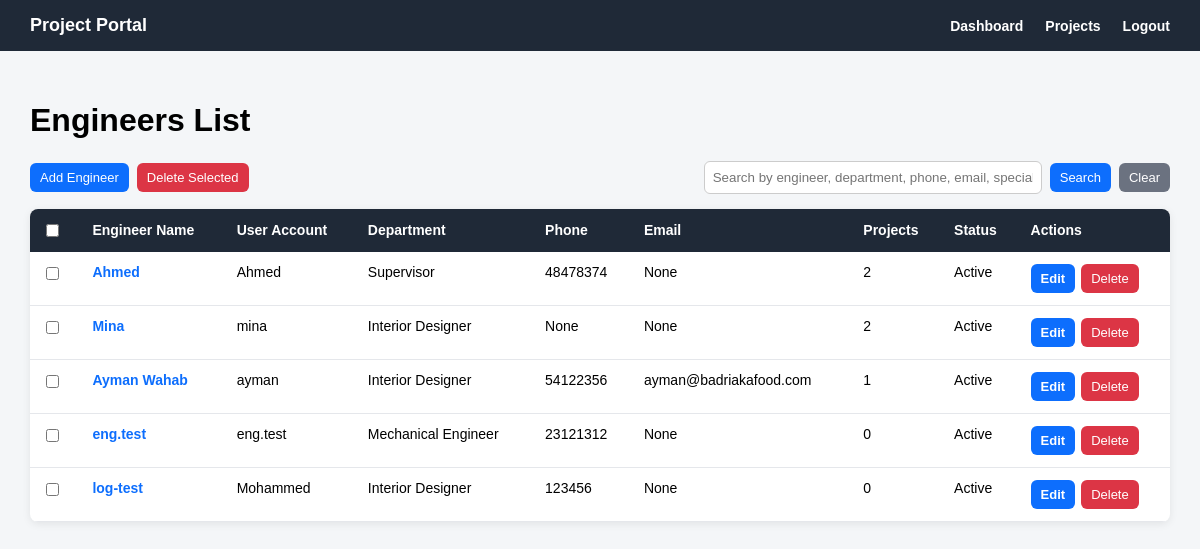
Page /engineers/ (signed in) on the earlier database version.
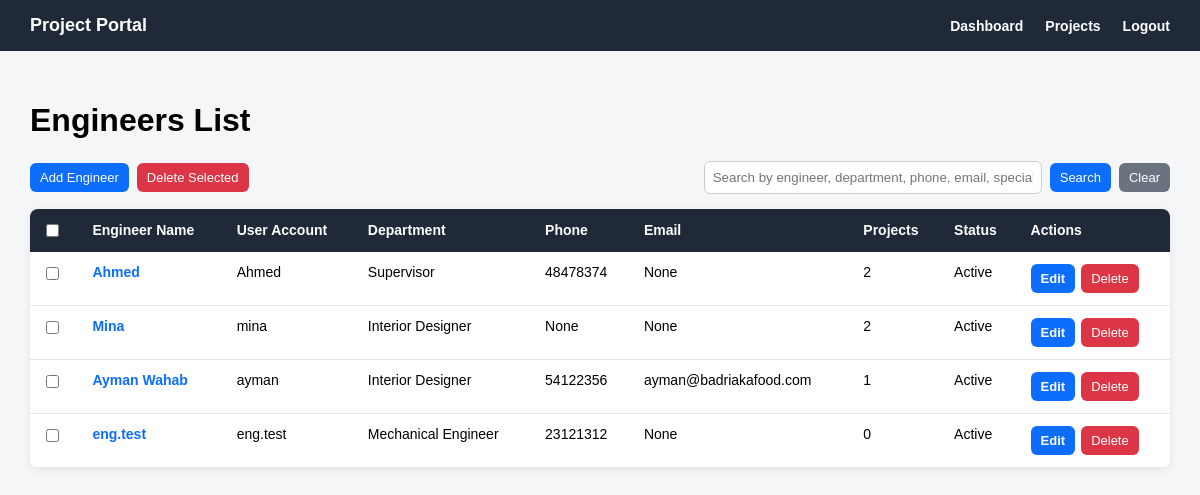
Same page on the later database version.
### engineers/models.py (models this page shows, shortened)
class Engineer(models.Model):
    class Department(models.TextChoices):
        INTERIOR_DESIGNER = 'INTERIOR_DESIGNER', 'Interior Designer'
        MECHANICAL_ENGINEER = 'MECHANICAL_ENGINEER', 'Mechanical Engineer'
        ELECTRICAL_ENGINEER = 'ELECTRICAL_ENGINEER', 'Electrical Engineer'
        SUPERVISOR = 'SUPERVISOR', 'Supervisor'
        ARCHITECT = 'ARCHITECT', 'Architect'
    user = models.OneToOneField(
        settings.AUTH_USER_MODEL,
        on_delete=models.CASCADE,
        related_name='engineer_profile'
    )
    engineer_name = models.CharField(max_length=150)
    department = models.CharField(
        max_length=50,
        choices=Department.choices,
        blank=True,
        null=True
    )
    phone = models.CharField(max_length=30, blank=True, null=True)
    email = models.EmailField(blank=True, null=True)
    specialization = models.CharField(max_length=150, blank=True, null=True)
    is_active = models.BooleanField(default=True)
    created_at = models.DateTimeField(auto_now_add=True)

### accounts/models.py (models this page shows)
class User(AbstractUser):
    class Role(models.TextChoices):
        ADMIN = 'ADMIN', 'Admin'
        ENGINEER = 'ENGINEER', 'Engineer'
        CLIENT = 'CLIENT', 'Client'
    role = models.CharField(
        max_length=20,
        choices=Role.choices,
        default=Role.CLIENT
    )

### engineers/views.py (the view, shortened to what this page needs)
# urls.py: path('', engineer_list_view, name='engineer_list'),
@login_required
def engineer_list_view(request):
    if request.user.role != 'ADMIN':
        engineers = Engineer.objects.none()
    else:
        engineers = Engineer.objects.all()
    search_query = request.GET.get('q')
    return render(request, 'engineers/engineer_list.html', {
        'engineers': engineers,
        'search_query': search_query,
    })

### templates/engineers/engineer_list.html (shortened to what the changed rows need)
{% extends 'base.html' %}
{% block content %}
<div class="page-header">
    <h1>Engineers List</h1>
</div>
{% if engineers %}
    <table class="engineers-table">
        <tr>
            {% if request.user.role == 'ADMIN' %}
                <th>
                    <input type="checkbox" onclick="toggleEngineerCheckboxes(this)">
                </th>
            {% endif %}
            <th>Engineer Name</th>
            <th>User Account</th>
            <th>Department</th>
            <th>Phone</th>
            <th>Email</th>
            <th>Projects</th>
            <th>Status</th>
            {% if request.user.role == 'ADMIN' %}
                <th>Actions</th>
            {% endif %}
        </tr>
        {% for engineer in engineers %}
            <tr>
                {% if request.user.role == 'ADMIN' %}
                    <td>
                        <input type="checkbox"
                               name="selected_engineers"
                               value="{{ engineer.pk }}"
                               form="bulkDeleteEngineersForm">
                    </td>
                {% endif %}
                <td>
                    <a href="{% url 'engineers:engineer_detail' engineer.pk %}">
                        {{ engineer.engineer_name }}
                    </a>
                </td>
                <td>{{ engineer.user.username }}</td>
                <td>
                    {% if engineer.department %}
                        {{ engineer.get_department_display }}
                    {% else %}
                        Not assigned
                    {% endif %}
                </td>
                <td>{{ engineer.phone }}</td>
                <td>{{ engineer.email }}</td>
                <td>{{ engineer.projects.count }}</td>
                <td>
                    {% if engineer.is_active %}
                        Active
                    {% else %}
                        Inactive
                    {% endif %}
                </td>
                {% if request.user.role == 'ADMIN' %}
                    <td>
                        <div class="table-actions">
                            <a href="{% url 'engineers:engineer_edit' engineer.pk %}" class="btn btn-primary">
                                Edit
                            </a>
                            <form method="post"
                                  action="{% url 'engineers:engineer_delete' engineer.pk %}"
                                  style="margin: 0;"
                                  onsubmit="return confirm('Are you sure you want to delete this engineer? This may affect projects assigned to this engineer.');">
                                <button type="submit" class="btn btn-danger">
                                    Delete
                                </button>
                            </form>
                        </div>
                    </td>
                {% endif %}
            </tr>
        {% endfor %}
    </table>
{% endif %}
{% endblock %}

Differences in the rows shown:
removed Engineer: engineer_name "log-test", user.username "Mohammed", department "Interior Designer", phone "123456", email "None", projects.count "0", is_active "Active"
